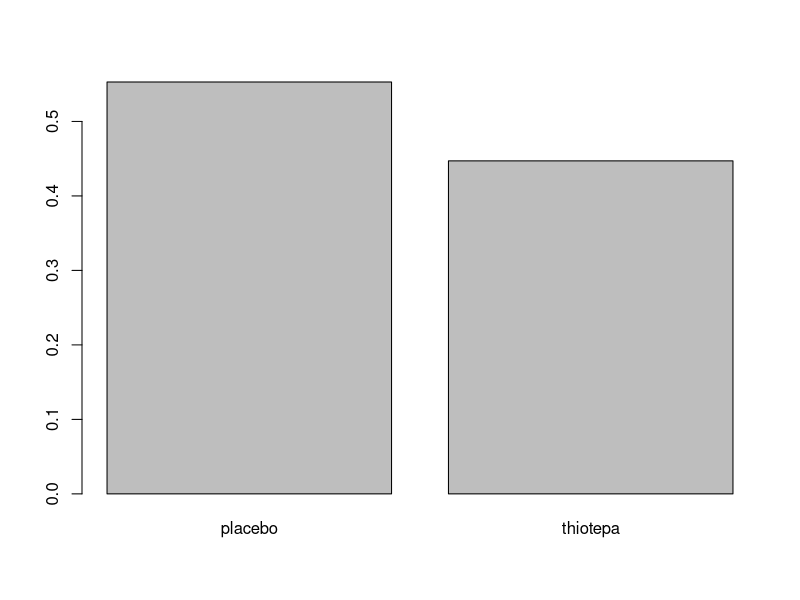
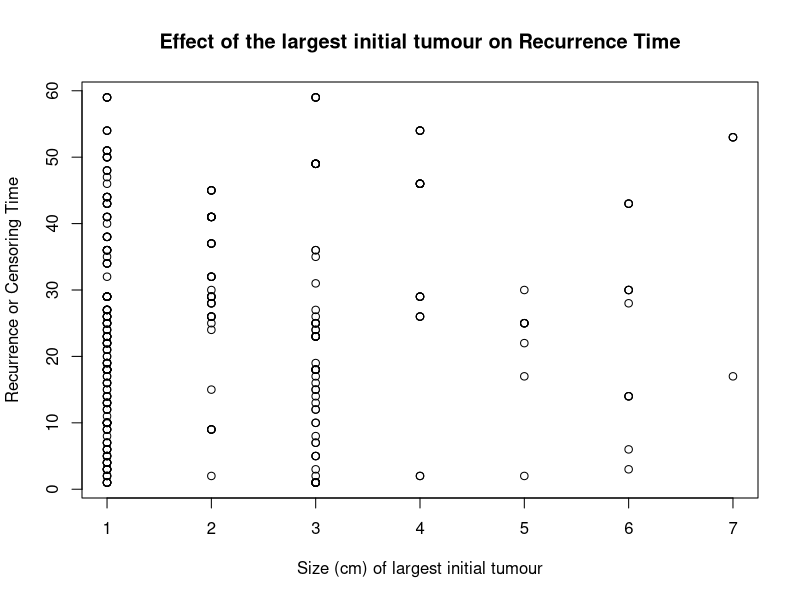
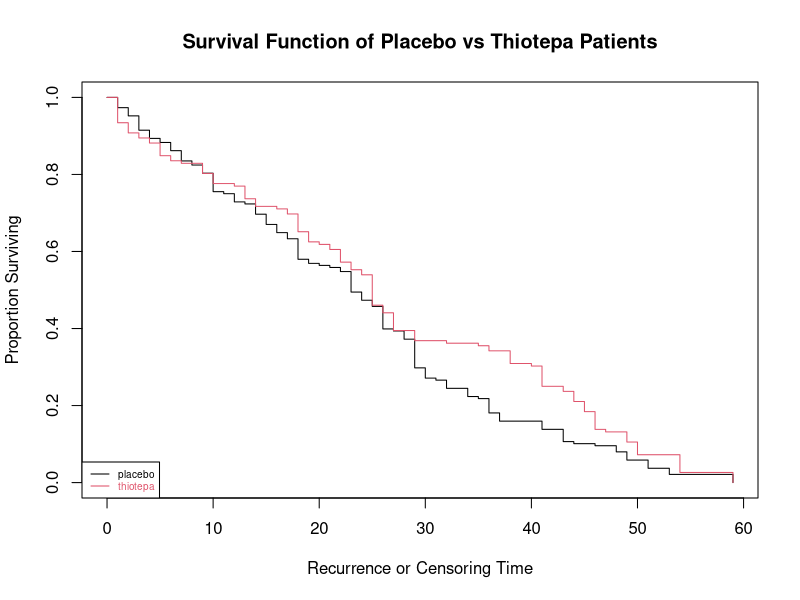
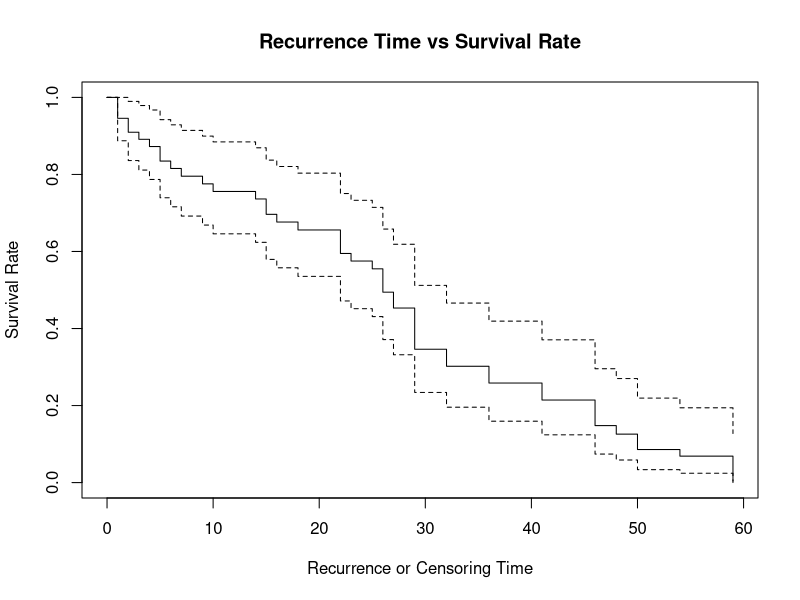
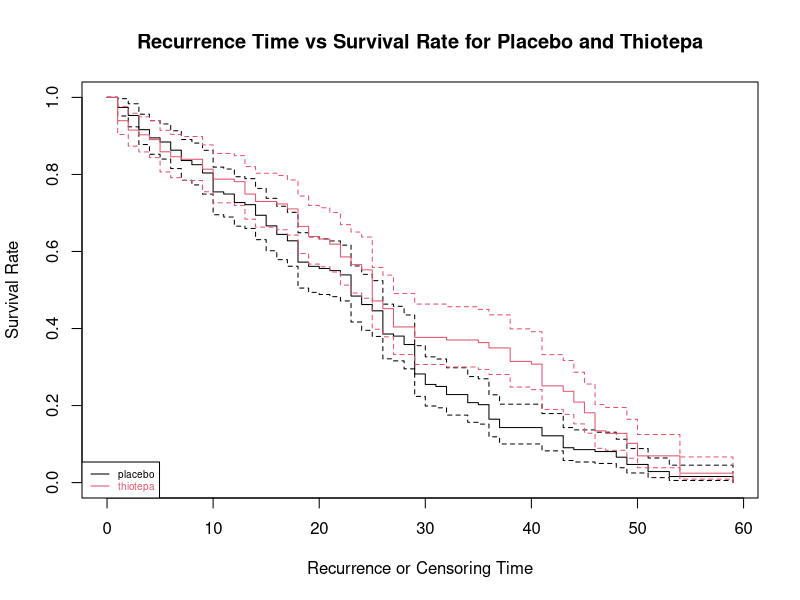
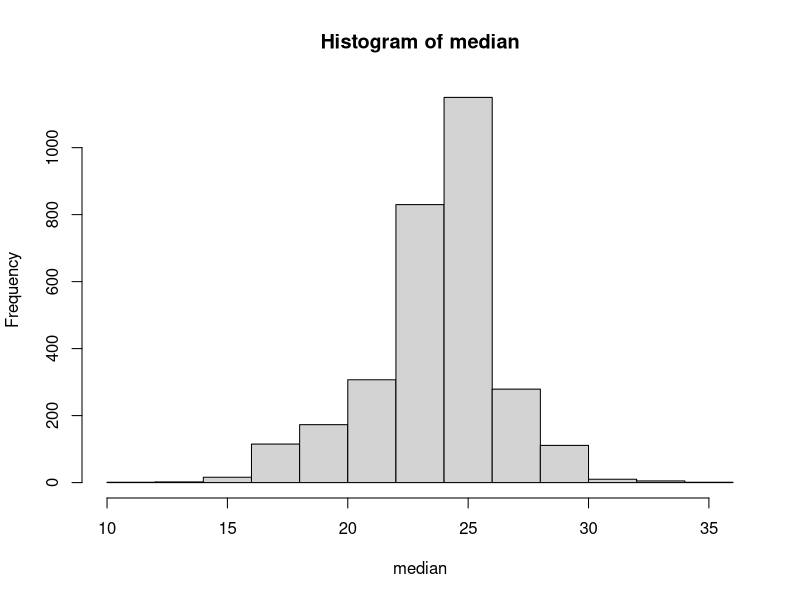
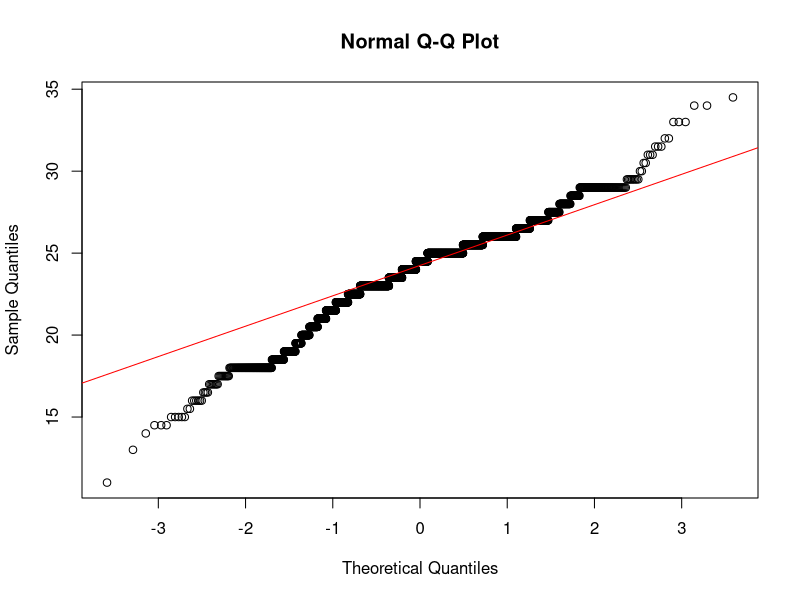
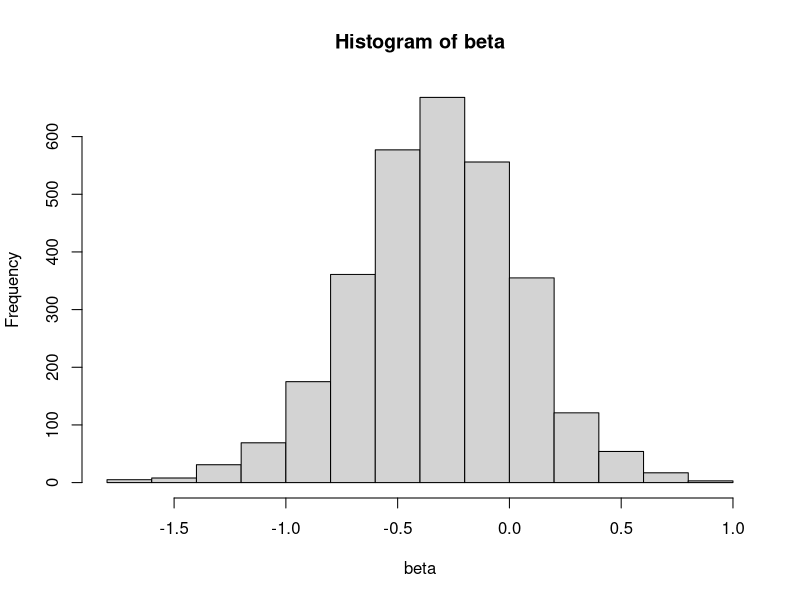

Reproduce these figures in R, in order.
rm(list=ls())

library(boot)
library(survival)
library(ggplot2)
library(survminer)
library(rlang)
library(km.ci)

data('bladder')
names=c('placebo','thiotepa')
barplot(prop.table(table(bladder$rx)), names.arg = names)

plot(bladder$size,bladder$stop,
     xlab='Size (cm) of largest initial tumour',
     ylab='Recurrence or Censoring Time',
     main='Effect of the largest initial tumour on Recurrence Time')


#i) Bootstrap
B = 3000
median <- c()
beta <- c()
for (n in 1:B) {
  #Sampling with replacement
    current_data = bladder[sample(nrow(bladder),50, replace = TRUE),]
  
    
  KM_fit <- survfit(Surv(stop) ~ 1, data = current_data)
  current_median <- unname(quantile(KM_fit,probs = 0.5, names = FALSE)$quantile)
  median <- c(median,current_median)
  #PH-Regression
  
  cox1 <- coxph(Surv(stop) ~ rx + number + size + enum, data = current_data)
  #cox1 is the regression formed by bootstrapping
  PHsummary <- summary(cox1)
  beta = c(beta,PHsummary$coefficients[1])
}

fit=survfit(Surv(stop)~ rx, data=bladder, conf.int=TRUE)
plot(fit,col=c(1:2), xlab="Recurrence or Censoring Time",
     ylab="Proportion Surviving",
     main="Survival Function of Placebo vs Thiotepa Patients")
legend("bottomleft", legend=names, cex=0.6, lty=1, col=1:2, text.col=1:2)


#Cox1 is build as the survival analysis
plot(survfit(cox1),xlab='Recurrence or Censoring Time',ylab='Survival Rate',
     conf.int=TRUE,
     main="Recurrence Time vs Survival Rate")

#Cox 2 model is used to split the data into two for analysis and will result in 
#two survival curves
cox2 = coxph(Surv(stop) ~ strata(rx) + number + size + enum, data = bladder)
summary(cox2)
plot(survfit(cox2), xlab='Recurrence or Censoring Time', 
     ylab='Survival Rate', 
     conf.int=TRUE, 
     col=1:2,
     main="Recurrence Time vs Survival Rate for Placebo and Thiotepa")
legend("bottomleft", legend=names, cex=0.6, lty=1, col=1:2, text.col=1:2)

cox.zph(cox1)
cox.zph(cox2)


#median of km
res.km <- survfit(Surv(stop) ~ 1, data = bladder)
kmCI <- km.ci(res.km, conf.level=0.9,tl=NA, tu=NA, method="rothman")
kmCI

res.ph <- coxph(Surv(stop) ~ rx, data = bladder)
summary(res.ph, conf.int=0.9)
beta_lower <- summary(res.ph, conf.int=0.9)$conf.int[3]
beta_higher <- summary(res.ph, conf.int=0.9)$conf.int[4]
beta_lower <- log(beta_lower)
beta_higher <- log(beta_higher)

#Median Analysis
#histogram
hist(median)
#normality
goftest::ad.test(median)
qqnorm(median)
qqline(median, col = "red")

#Beta Analysis
#histogram
hist(beta)
#normality
goftest::ad.test(beta)
qqnorm(beta)
qqline(beta, col = "red")
